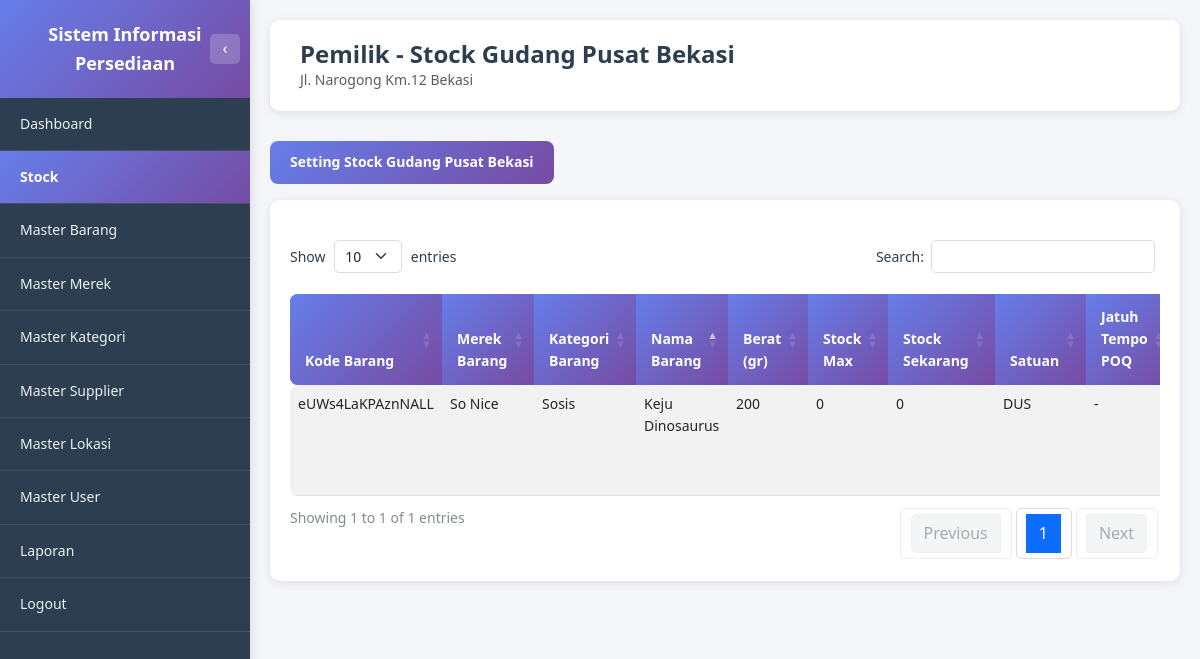
Page /pemilik/stock_detail_gudang.php?kd_lokasi=NRb2W8VG (signed in) on the earlier database version.
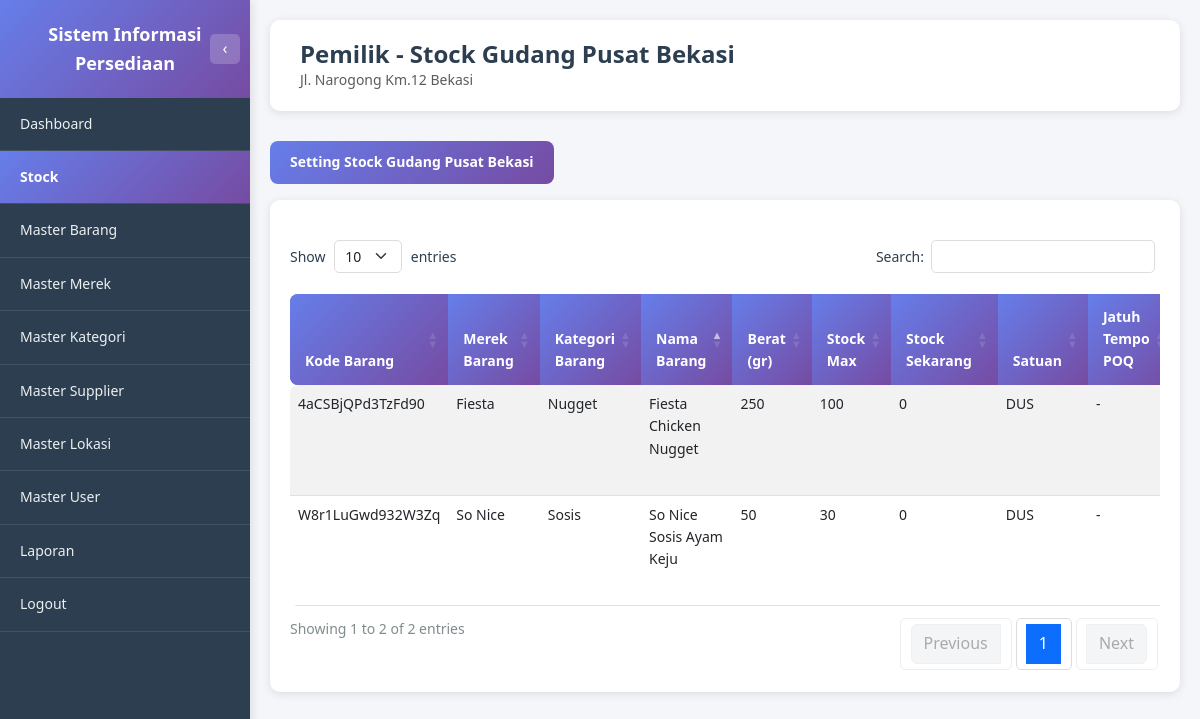
Same page on the later database version.
### tables this page shows
CREATE TABLE STOCK (
   KD_BARANG              VARCHAR(16) NOT NULL,
   KD_LOKASI              VARCHAR(8) NOT NULL,
   UPDATED_BY             VARCHAR(8),
   JUMLAH_BARANG          INT DEFAULT 0,
   LAST_UPDATED           TIMESTAMP DEFAULT CURRENT_TIMESTAMP ON UPDATE CURRENT_TIMESTAMP,
   JUMLAH_MIN_STOCK       INT,
   JUMLAH_MAX_STOCK       INT,
   SATUAN                 ENUM('PIECES', 'DUS'),
   PRIMARY KEY (KD_BARANG, KD_LOKASI)
);

CREATE TABLE MASTER_BARANG (
   KD_BARANG                    VARCHAR(16) NOT NULL,
   KD_KATEGORI_BARANG           VARCHAR(8),
   KD_SUPPLIER                  VARCHAR(8),
   KD_MEREK_BARANG              VARCHAR(8),
   NAMA_BARANG                  VARCHAR(256),
   BERAT                        INT,
   AVG_HARGA_BELI               DECIMAL(20,2),
   HARGA_JUAL_BARANG            DECIMAL(20,2),
   SATUAN_PERDUS                INT,
   LAST_UPDATED                 TIMESTAMP DEFAULT CURRENT_TIMESTAMP ON UPDATE CURRENT_TIMESTAMP,
   STATUS                       ENUM('AKTIF', 'TIDAK AKTIF'),
   PRIMARY KEY (KD_BARANG)
);

### pemilik/stock_detail_gudang.php (the view, shortened to what the changed rows need)
<?php
require_once '../dbconnect.php';
$kd_lokasi = isset($_GET['kd_lokasi']) ? trim($_GET['kd_lokasi']) : '';
$query_lokasi = "SELECT KD_LOKASI, NAMA_LOKASI, ALAMAT_LOKASI, TYPE_LOKASI
                 FROM MASTER_LOKASI
                 WHERE KD_LOKASI = ? AND STATUS = 'AKTIF'";
$stmt_lokasi = $conn->prepare($query_lokasi);
$stmt_lokasi->bind_param("s", $kd_lokasi);
$stmt_lokasi->execute();
$result_lokasi = $stmt_lokasi->get_result();
$lokasi = $result_lokasi->fetch_assoc();
$query_stock = "SELECT
    s.KD_BARANG,
    mb.NAMA_BARANG,
    mb.BERAT,
    COALESCE(mm.NAMA_MEREK, '-') as NAMA_MEREK,
    COALESCE(mk.NAMA_KATEGORI, '-') as NAMA_KATEGORI,
    s.JUMLAH_BARANG as STOCK_SEKARANG,
    s.JUMLAH_MIN_STOCK,
    s.JUMLAH_MAX_STOCK,
    s.SATUAN,
    s.LAST_UPDATED,
    COALESCE(
        DATE_FORMAT(DATE_ADD(poq.WAKTU_POQ, INTERVAL poq.INTERVAL_HARI DAY), '%Y-%m-%d'),
        NULL
    ) as JATUH_TEMPO_POQ,
    COALESCE(
        DATE_FORMAT(poq.WAKTU_POQ, '%Y-%m-%d %H:%i:%s'),
        NULL
    ) as WAKTU_TERAKHIR_POQ
FROM STOCK s
INNER JOIN MASTER_BARANG mb ON s.KD_BARANG = mb.KD_BARANG
LEFT JOIN MASTER_MEREK mm ON mb.KD_MEREK_BARANG = mm.KD_MEREK_BARANG
LEFT JOIN MASTER_KATEGORI_BARANG mk ON mb.KD_KATEGORI_BARANG = mk.KD_KATEGORI_BARANG
LEFT JOIN (
    SELECT
        poq1.KD_BARANG,
        poq1.KD_LOKASI,
        poq1.WAKTU_POQ,
        poq1.INTERVAL_HARI,
        poq1.ID_POQ
    FROM PERHITUNGAN_POQ poq1
    INNER JOIN (
        SELECT KD_BARANG, KD_LOKASI, MAX(WAKTU_POQ) as MAX_WAKTU
        FROM PERHITUNGAN_POQ
        WHERE KD_LOKASI = ?
        GROUP BY KD_BARANG, KD_LOKASI
    ) poq2 ON poq1.KD_BARANG = poq2.KD_BARANG
        AND poq1.KD_LOKASI = poq2.KD_LOKASI
        AND poq1.WAKTU_POQ = poq2.MAX_WAKTU
) poq ON s.KD_BARANG = poq.KD_BARANG AND s.KD_LOKASI = poq.KD_LOKASI
WHERE s.KD_LOKASI = ? AND mb.STATUS = 'AKTIF'
ORDER BY mb.NAMA_BARANG ASC";
$stmt_stock = $conn->prepare($query_stock);
if ($stmt_stock === false) {
    error_log("SQL Error: " . $conn->error);
    error_log("Query: " . $query_stock);
    $message = 'Error mempersiapkan query: ' . htmlspecialchars($conn->error);
    $message_type = 'danger';
    $result_stock = null;
} else {
    $stmt_stock->bind_param("ss", $kd_lokasi, $kd_lokasi);
    if (!$stmt_stock->execute()) {
        error_log("Execute Error: " . $stmt_stock->error);
        $message = 'Error menjalankan query: ' . htmlspecialchars($stmt_stock->error);
        $message_type = 'danger';
        $result_stock = null;
    } else {
        $result_stock = $stmt_stock->get_result();
    }
}
function formatTanggal($tanggal) {
    if (empty($tanggal) || $tanggal == null) {
        return '-';
    }
    $bulan = [
        1 => 'Januari', 2 => 'Februari', 3 => 'Maret', 4 => 'April',
        5 => 'Mei', 6 => 'Juni', 7 => 'Juli', 8 => 'Agustus',
        9 => 'September', 10 => 'Oktober', 11 => 'November', 12 => 'Desember'
    ];
    $date = new DateTime($tanggal);
    return $date->format('d') . ' ' . $bulan[(int)$date->format('m')] . ' ' . $date->format('Y');
}
?>
<!DOCTYPE html>
<html lang="id">
<head>
    <link href="https://cdn.jsdelivr.net/npm/bootstrap@5.3.0/dist/css/bootstrap.min.css" rel="stylesheet">
    <link href="https://cdn.datatables.net/1.13.7/css/dataTables.bootstrap5.min.css" rel="stylesheet">
    <link href="../assets/css/style.css" rel="stylesheet">
</head>
<body class="dashboard-body">
    <div class="main-content">
        <div class="page-header">
            <h1 class="page-title">Pemilik - Stock <?php echo htmlspecialchars($lokasi['NAMA_LOKASI']); ?></h1>
        </div>
        <div class="table-section">
            <div class="table-responsive">
                <table id="tableStock" class="table table-custom table-striped table-hover">
                    <thead>
                        <tr>
                            <th>Kode Barang</th>
                            <th>Merek Barang</th>
                            <th>Kategori Barang</th>
                            <th>Nama Barang</th>
                            <th>Berat (gr)</th>
                            <th>Stock Max</th>
                            <th>Stock Sekarang</th>
                            <th>Satuan</th>
                            <th>Jatuh Tempo POQ</th>
                        </tr>
                    </thead>
                    <tbody>
                        <?php if ($result_stock && $result_stock->num_rows > 0): ?>
                            <?php while ($row = $result_stock->fetch_assoc()): ?>
                                <tr>
                                    <td><?php echo htmlspecialchars($row['KD_BARANG']); ?></td>
                                    <td><?php echo htmlspecialchars($row['NAMA_MEREK']); ?></td>
                                    <td><?php echo htmlspecialchars($row['NAMA_KATEGORI']); ?></td>
                                    <td><?php echo htmlspecialchars($row['NAMA_BARANG']); ?></td>
                                    <td><?php echo number_format($row['BERAT'], 0, ',', '.'); ?></td>
                                    <td><?php echo number_format($row['JUMLAH_MAX_STOCK'], 0, ',', '.'); ?></td>
                                    <td><?php echo number_format($row['STOCK_SEKARANG'], 0, ',', '.'); ?></td>
                                    <td><?php echo htmlspecialchars($row['SATUAN']); ?></td>
                                    <td><?php echo formatTanggal($row['JATUH_TEMPO_POQ']); ?></td>
                                </tr>
                            <?php endwhile; ?>
                        <?php endif; ?>
                    </tbody>
                </table>
            </div>
        </div>
    </div>
</body>
</html>

Differences in the rows shown:
removed stock: KD_BARANG "eUWs4LaKPAznNALL", NAMA_MEREK "So Nice", NAMA_KATEGORI "Sosis", KD_BARANG.NAMA_BARANG "Keju Dinosaurus", KD_BARANG.BERAT "200", JUMLAH_MAX_STOCK "0", JUMLAH_BARANG "0", SATUAN "DUS", JATUH_TEMPO_POQ "-"
added stock: KD_BARANG "4aCSBjQPd3TzFd90", NAMA_MEREK "Fiesta", NAMA_KATEGORI "Nugget", KD_BARANG.NAMA_BARANG "Fiesta Chicken Nugget", KD_BARANG.BERAT "250", JUMLAH_MAX_STOCK "100", JUMLAH_BARANG "0", SATUAN "DUS", JATUH_TEMPO_POQ "-"
added stock: KD_BARANG "W8r1LuGwd932W3Zq", NAMA_MEREK "So Nice", NAMA_KATEGORI "Sosis", KD_BARANG.NAMA_BARANG "So Nice Sosis Ayam Keju", KD_BARANG.BERAT "50", JUMLAH_MAX_STOCK "30", JUMLAH_BARANG "0", SATUAN "DUS", JATUH_TEMPO_POQ "-"
Other differences:
text written by a page script: "Show entries Search: Showing 1 to 1 of 1 entries Previous 1 Next" → "Show entries Search: Showing 1 to 2 of 2 entries Previous 1 Next"
